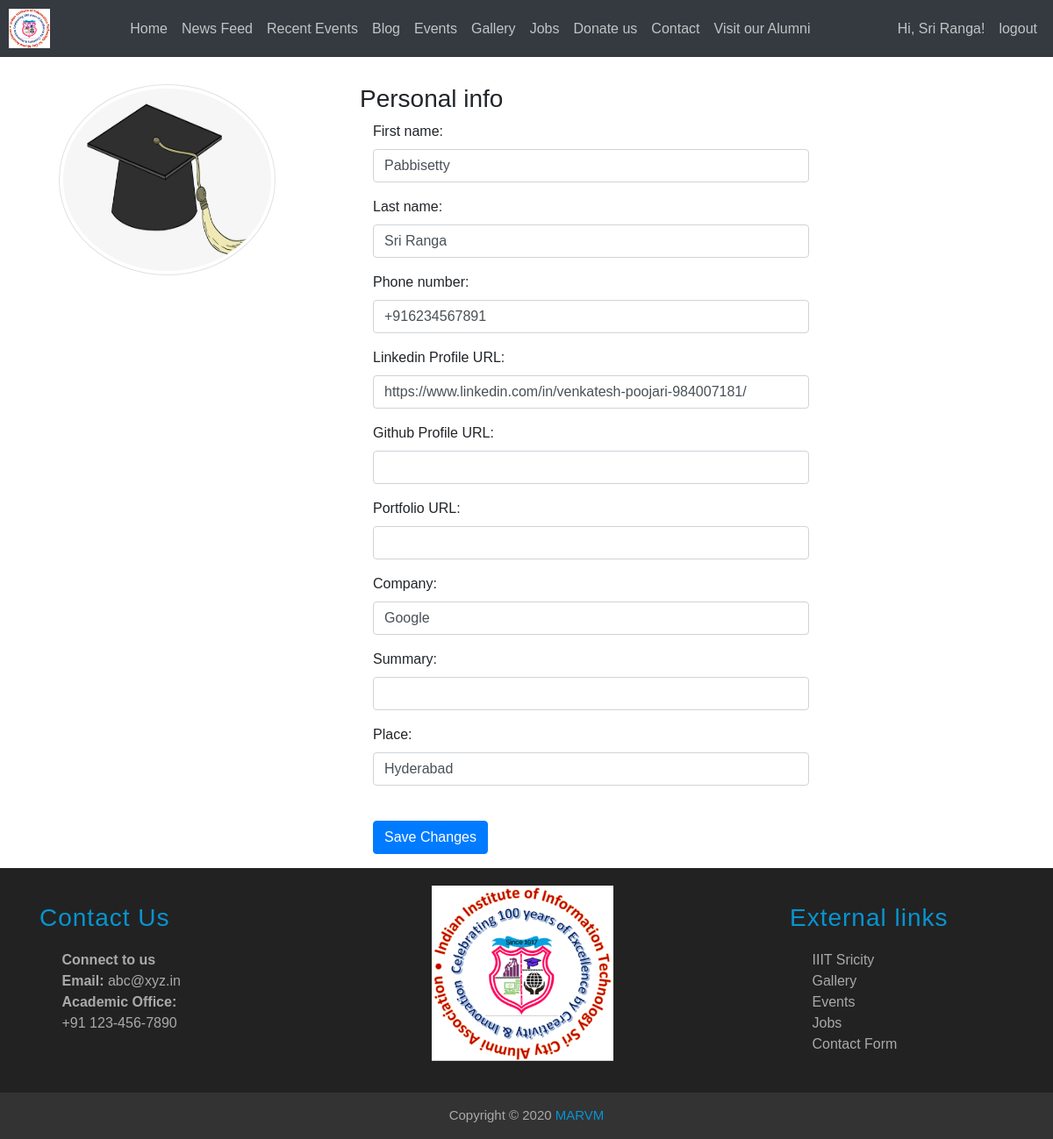
/updateprofile/ (signed in), run on an earlier commit of the app's database.
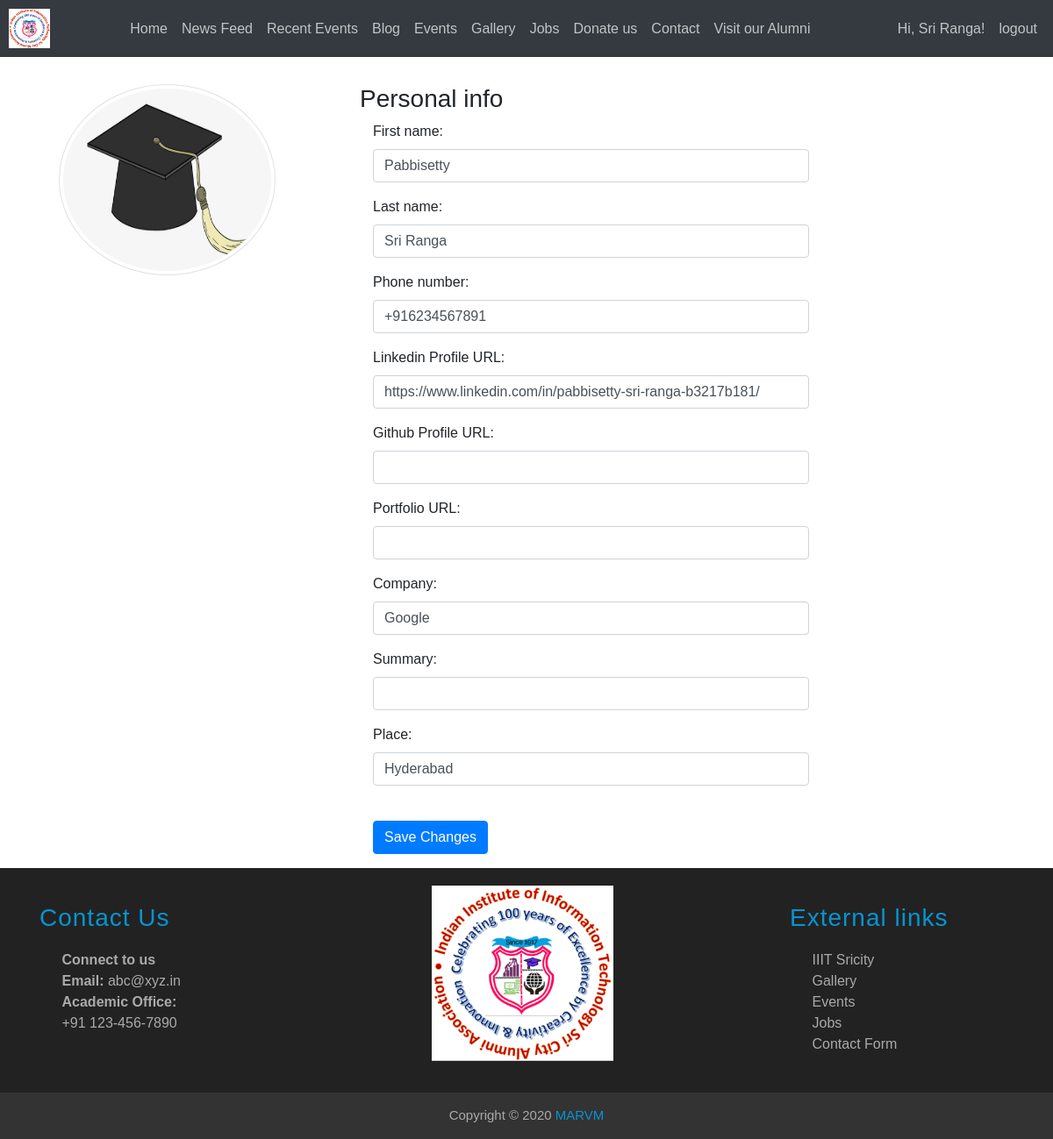
And on a later commit of the database.
### accounts/models.py (models this page shows)
class User(AbstractUser):
    phone_number = models.CharField(
        max_length=15,
        blank = False,
        default="",
        validators=[
            RegexValidator(
                regex='^([+][0-9]{1,4}[6-9][0-9]{9})$',
                message='mobile number should be in the format "+999999999" ',
                code='invalid_phone_number'
            ),
        ]
    )
    email_confirmed = models.BooleanField(default=False)
    conditions = models.BooleanField(default=False)
    avatar = models.ImageField(upload_to=update_filename,blank = True)
    linkedin_url = models.URLField(blank = True)
    github_url = models.URLField(blank = True)
    webpage_url = models.URLField(blank = True)
    passout_year = models.CharField(max_length=4,blank=True)
    company = models.CharField(max_length=100,blank = True)
    summary = models.CharField(max_length=100,blank = True)
    place = models.CharField(max_length = 100,blank = True)

### accounts/decorators.py (the view, shortened to what this page needs)
    def checker(request, *args, **kwargs):
        user=request.user
        if request.user.is_staff is True:
            return function(request, *args, **kwargs)
        elif request.user.email_confirmed is True:
            return function(request, *args, **kwargs)

### accounts/forms.py
class UpdateProfileForm(forms.Form):
    first_name = forms.CharField(required=False)
    last_name = forms.CharField(required=False)
    phone_number = forms.CharField(required=False)
    linkedin_url = forms.CharField(required=False)
    github_url = forms.CharField(required=False)
    webpage_url = forms.CharField(required=False)
    company = forms.CharField(required=False)
    summary = forms.CharField(required=False)
    place = forms.CharField(required=False)

### accounts/templates/accounts/update_profile.html (shortened to what the changed rows need)
{% extends 'base.html' %}
{% load crispy_forms_tags %}
{% block content %}
  {% load static %}
        <div class="row" style="margin-top:4%;">
                <div class="col-md-8 col-sm-6 col-xs-12 personal-info">
                <form class="form-horizontal" action="." method="post" enctype="multipart/form-data">
                    <div class="form-group">
                    <div class="col-lg-8">
                        <input class="form-control" value="{{request.user.first_name}}" name="first_name" type="text">
                    </div>
                    </div>
                    <div class="form-group">
                        <div class="col-lg-8">
                            <input class="form-control" value="{{request.user.last_name}}" name="last_name" type="text">
                        </div>
                    </div>
                    <div class="form-group">
                        <div class="col-lg-8">
                            <input class="form-control" placeholder="please enter in '+999999' format" value="{{request.user.phone_number}}" name="phone_number" type="text">
                        </div>
                    </div>
                    <div class="form-group">
                        <div class="col-lg-8">
                            <input class="form-control" name="linkedin_url" value="{{request.user.linkedin_url}}" type="url">
                        </div>
                    </div>
                    <div class="form-group">
                    <div class="col-lg-8">
                        <input class="form-control" name="company" value="{{request.user.company}}" type="text">
                    </div>
                    </div>
                    <div class="form-group">
                        <div class="col-lg-8">
                            <input class="form-control" name="place" value="{{request.user.place}}" type="text">
                        </div>
                    </div>
                </form>
                </div>
            </div>
{% endblock content %}

### templates/base.html (shortened to what the changed rows need)
<!DOCTYPE html> {% load static %}
<html lang="en">
<head>
    <link href="{% static 'chat/css/style3.css' %}" rel="stylesheet" type="text/css" media="all">
    <link rel="stylesheet" href="https://cdnjs.cloudflare.com/ajax/libs/font-awesome/4.7.0/css/font-awesome.min.css">
    <link rel="stylesheet" href="https://maxcdn.bootstrapcdn.com/bootstrap/4.4.1/css/bootstrap.min.css">
    <link rel="stylesheet" href="https://unpkg.com/aos@2.3.0/dist/aos.css">
    <link rel="stylesheet" href="https://cdnjs.cloudflare.com/ajax/libs/font-awesome/4.7.0/css/font-awesome.min.css">
</head>
<body>
    <nav id="func_navbar" class="navbar-custom navbar navbar-expand-md navbar-dark bg-dark fixed-top" style="padding: 10px;">
        <div class="collapse navbar-collapse" id="navbarNavDropdown">
            <ul class="navbar-nav">
                {% if user.is_authenticated %}
                    {% if user.is_staff %}
                        <li class="nav-item"><a class="nav-link" href="{% url 'profile_page' username=user.username %}">Hi, {{ user.username }}!</a></li>
                    {% else %}
                        <li class="nav-item"><a class="nav-link" href="{% url 'profile_page' username=user.username %}">Hi, {{ user.last_name }}!</a></li>
                    {% endif %}
                {% else %}
                    <li class="nav-item"><a class="nav-link" href="{% url 'register' %}">Register</a></li>
                    <li class="nav-item"><a class="nav-link" href="{% url 'login' %}?next={{ request.path }}">login</a></li>
                {% endif %}
            </ul>
        </div>
    </nav>
    {% block content %}
    {% endblock %}
</body>
</html>

What changed in the data, as far as the page shows it:
changed User "Sri Ranga": linkedin_url "https://www.linkedin.com/in/venkatesh-poojari-984007181/" → "https://www.linkedin.com/in/pabbisetty-sri-ranga-b3217b181/"
